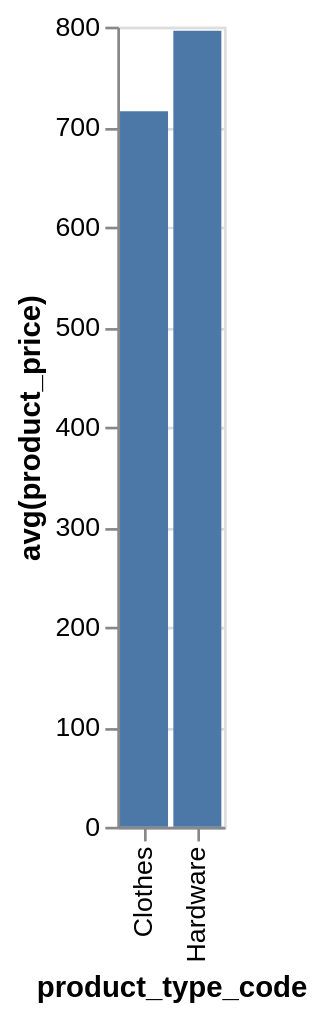

Describe this chart as a Vega-Lite specification.
### Vega-Lite specification from a JSON file in a GitHub repository (floating-point values rounded to 4 significant figures)
{"data": {"values": [{"x_data": "Clothes", "y_data": 715.5}, {"x_data": "Hardware", "y_data": 796.0}]}, "mark": "bar", "encoding": {"x": {"field": "x_data", "type": "nominal", "title": "product_type_code", "sort": "ascending"}, "y": {"field": "y_data", "type": "quantitative", "title": "avg(product_price)"}}}
